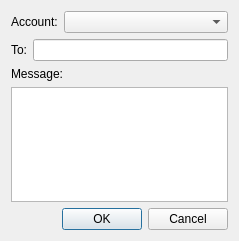
<?xml version="1.0" encoding="UTF-8"?>
<ui version="4.0">
 <class>DirectMessageDialog</class>
 <widget class="QDialog" name="DirectMessageDialog">
  <property name="windowModality">
   <enum>Qt::ApplicationModal</enum>
  </property>
  <property name="geometry">
   <rect>
    <x>0</x>
    <y>0</y>
    <width>239</width>
    <height>241</height>
   </rect>
  </property>
  <property name="windowTitle">
   <string>Direct message</string>
  </property>
  <layout class="QGridLayout" name="gridLayout">
   <item row="0" column="0">
    <layout class="QVBoxLayout" name="verticalLayout">
     <item>
      <layout class="QHBoxLayout" name="horizontalLayout_2">
       <item>
        <widget class="QLabel" name="label_3">
         <property name="text">
          <string>Account:</string>
         </property>
        </widget>
       </item>
       <item>
        <widget class="QComboBox" name="accountsComboBox">
         <property name="sizePolicy">
          <sizepolicy hsizetype="Expanding" vsizetype="Fixed">
           <horstretch>0</horstretch>
           <verstretch>0</verstretch>
          </sizepolicy>
         </property>
        </widget>
       </item>
      </layout>
     </item>
     <item>
      <layout class="QHBoxLayout" name="horizontalLayout">
       <item>
        <widget class="QLabel" name="label">
         <property name="text">
          <string>To:</string>
         </property>
        </widget>
       </item>
       <item>
        <widget class="QLineEdit" name="usernameLineEdit"/>
       </item>
      </layout>
     </item>
     <item>
      <widget class="QLabel" name="label_2">
       <property name="text">
        <string>Message:</string>
       </property>
      </widget>
     </item>
     <item>
      <widget class="QPlainTextEdit" name="messagePlainTextEdit">
       <property name="tabChangesFocus">
        <bool>true</bool>
       </property>
      </widget>
     </item>
     <item>
      <widget class="QDialogButtonBox" name="buttonBox">
       <property name="orientation">
        <enum>Qt::Horizontal</enum>
       </property>
       <property name="standardButtons">
        <set>QDialogButtonBox::Cancel|QDialogButtonBox::Ok</set>
       </property>
      </widget>
     </item>
    </layout>
   </item>
  </layout>
 </widget>
 <resources/>
 <connections>
  <connection>
   <sender>buttonBox</sender>
   <signal>accepted()</signal>
   <receiver>DirectMessageDialog</receiver>
   <slot>accept()</slot>
   <hints>
    <hint type="sourcelabel">
     <x>248</x>
     <y>254</y>
    </hint>
    <hint type="destinationlabel">
     <x>157</x>
     <y>274</y>
    </hint>
   </hints>
  </connection>
  <connection>
   <sender>buttonBox</sender>
   <signal>rejected()</signal>
   <receiver>DirectMessageDialog</receiver>
   <slot>reject()</slot>
   <hints>
    <hint type="sourcelabel">
     <x>316</x>
     <y>260</y>
    </hint>
    <hint type="destinationlabel">
     <x>286</x>
     <y>274</y>
    </hint>
   </hints>
  </connection>
 </connections>
</ui>
